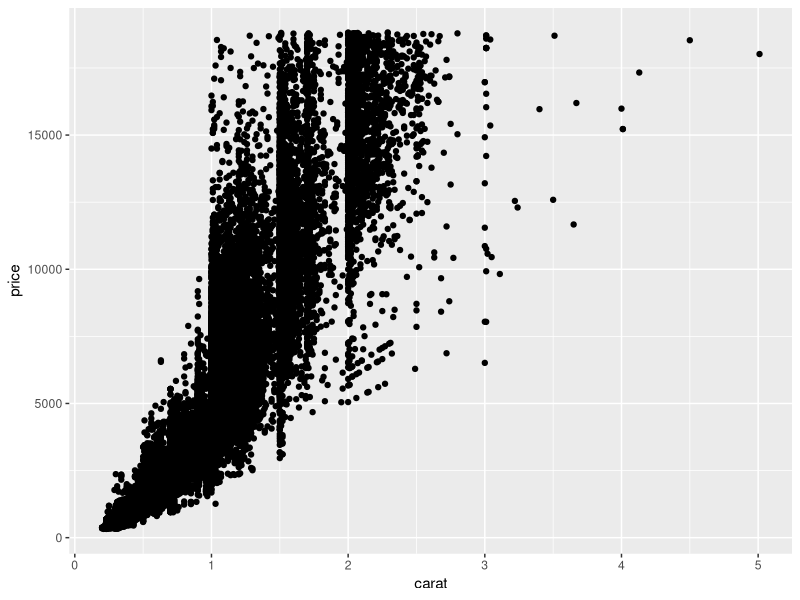
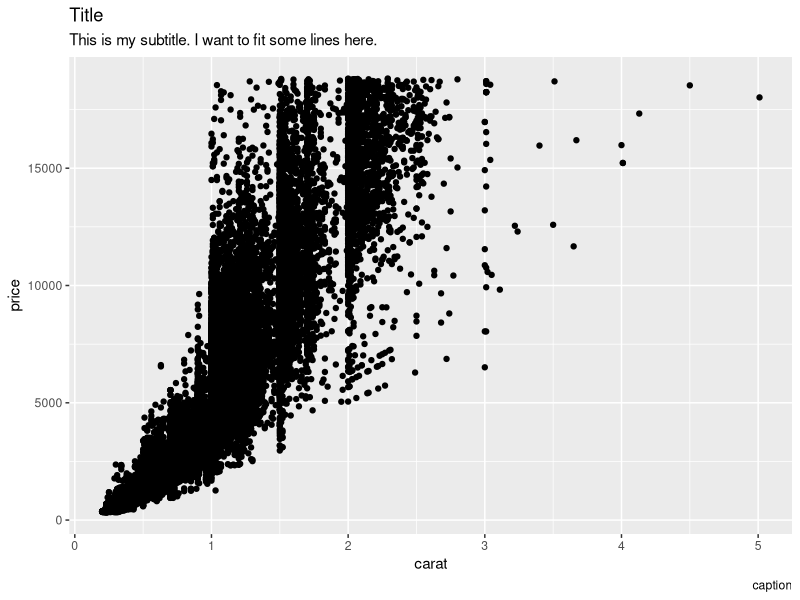
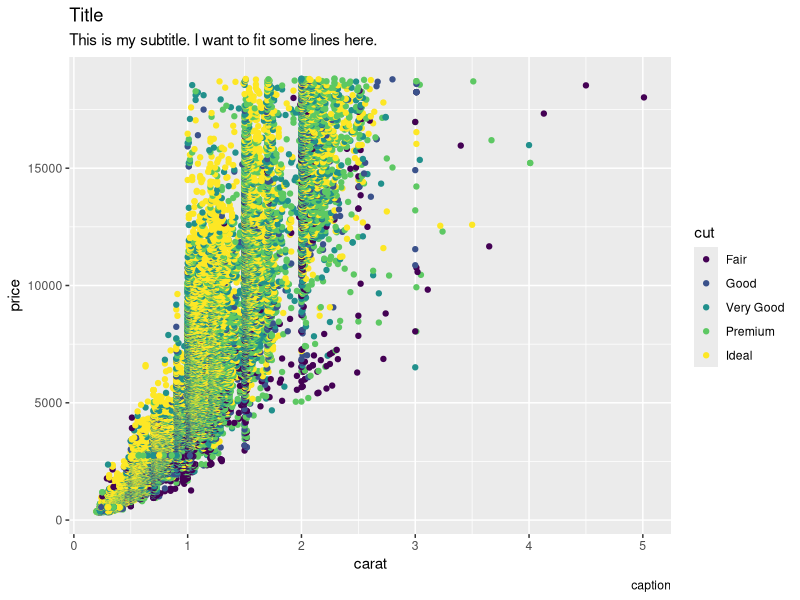
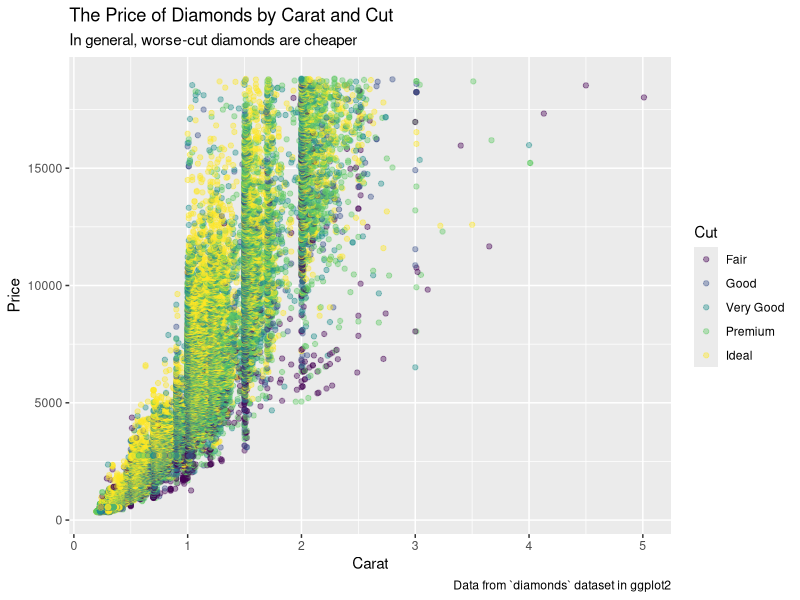

The R script that drew these images, in order:
## ---- chunk 1
library(ggplot2)
## ---- chunk 2
ggplot(data = diamonds) +
  geom_point(aes(x = carat, y = price))
## ---- chunk 3
ggplot(data = diamonds) +
  geom_point(aes(x = carat, y = price)) + 
  labs(title = 'Title', 
       subtitle = 'This is my subtitle. I want to fit some lines here.', 
       caption = 'caption')
## ---- chunk 4
ggplot(data = diamonds) +
  geom_point(aes(x = carat, y = price, color = cut)) + 
  labs(title = 'Title', 
       subtitle = 'This is my subtitle. I want to fit some lines here.', 
       caption = 'caption')
## ---- chunk 5
ggplot(data = diamonds) +
  geom_point(aes(x = carat, y = price, color = cut), alpha = .4) + 
  labs(title = 'The Price of Diamonds by Carat and Cut', 
       subtitle = 'In general, worse-cut diamonds are cheaper', 
	     caption = 'Data from `diamonds` dataset in ggplot2',
	     color = 'Cut', x = 'Carat', y = 'Price') 
